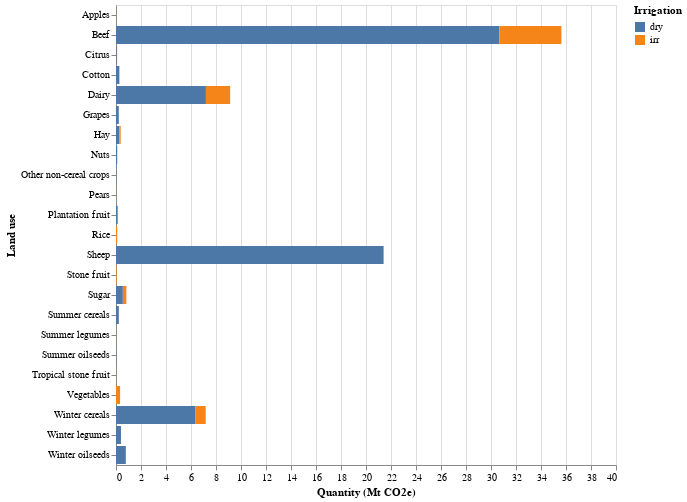

Notebook code for this chart:
### Code cell
# HIDE CODE
# get the df and plot
GHG_lu_lm_df,GHG_lu_lm_plot = ag_lucc_GHG.plot_GHG_lu_lm(2050)
GHG_lu_lm_plot

### Figure 1 — Vega-Lite specification as saved in the notebook (floating-point values rounded to 4 significant figures)
{"config": {"view": {"continuousWidth": 300, "continuousHeight": 300}}, "data": {"name": "data-d788c9c172fcc48cd3364477ec3b8637"}, "mark": {"type": "bar"}, "encoding": {"color": {"field": "Irrigation", "type": "nominal"}, "tooltip": [{"field": "Land use", "title": "Landuse", "type": "ordinal"}, {"field": "Quantity (Mt CO2e)", "title": "GHG emissions (Mt CO2e)", "type": "quantitative"}], "x": {"field": "Quantity (Mt CO2e)", "type": "quantitative"}, "y": {"field": "Land use", "type": "ordinal"}}, "width": 500, "$schema": "https://vega.github.io/schema/vega-lite/v5.15.1.json", "datasets": {"data-d788c9c172fcc48cd3364477ec3b8637": [{"Year": 2050, "Land use category": "Crop", "Land use": "Apples", "Irrigation": "dry", "Quantity (Mt CO2e)": 0.000915}, {"Year": 2050, "Land use category": "Crop", "Land use": "Apples", "Irrigation": "irr", "Quantity (Mt CO2e)": 0.006645}, {"Year": 2050, "Land use category": "Crop", "Land use": "Citrus", "Irrigation": "dry", "Quantity (Mt CO2e)": 0.06585}, {"Year": 2050, "Land use category": "Crop", "Land use": "Citrus", "Irrigation": "irr", "Quantity (Mt CO2e)": 0.02674}, {"Year": 2050, "Land use category": "Crop", "Land use": "Cotton", "Irrigation": "dry", "Quantity (Mt CO2e)": 0.2678}, {"Year": 2050, "Land use category": "Crop", "Land use": "Cotton", "Irrigation": "irr", "Quantity (Mt CO2e)": 0.005303}, {"Year": 2050, "Land use category": "Crop", "Land use": "Grapes", "Irrigation": "dry", "Quantity (Mt CO2e)": 0.2226}, {"Year": 2050, "Land use category": "Crop", "Land use": "Grapes", "Irrigation": "irr", "Quantity (Mt CO2e)": 0.0}, {"Year": 2050, "Land use category": "Crop", "Land use": "Hay", "Irrigation": "dry", "Quantity (Mt CO2e)": 0.2689}, {"Year": 2050, "Land use category": "Crop", "Land use": "Hay", "Irrigation": "irr", "Quantity (Mt CO2e)": 0.1077}, {"Year": 2050, "Land use category": "Crop", "Land use": "Nuts", "Irrigation": "dry", "Quantity (Mt CO2e)": 0.09468}, {"Year": 2050, "Land use category": "Crop", "Land use": "Nuts", "Irrigation": "irr", "Quantity (Mt CO2e)": 0.005948}, {"Year": 2050, "Land use category": "Crop", "Land use": "Other non-cereal crops", "Irrigation": "dry", "Quantity (Mt CO2e)": 0.01924}, {"Year": 2050, "Land use category": "Crop", "Land use": "Other non-cereal crops", "Irrigation": "irr", "Quantity (Mt CO2e)": 0.0}, {"Year": 2050, "Land use category": "Crop", "Land use": "Pears", "Irrigation": "dry", "Quantity (Mt CO2e)": 0.0}, {"Year": 2050, "Land use category": "Crop", "Land use": "Pears", "Irrigation": "irr", "Quantity (Mt CO2e)": 0.005776}, {"Year": 2050, "Land use category": "Crop", "Land use": "Plantation fruit", "Irrigation": "dry", "Quantity (Mt CO2e)": 0.08031}, {"Year": 2050, "Land use category": "Crop", "Land use": "Plantation fruit", "Irrigation": "irr", "Quantity (Mt CO2e)": 0.0836}, {"Year": 2050, "Land use category": "Crop", "Land use": "Rice", "Irrigation": "dry", "Quantity (Mt CO2e)": 0.0}, {"Year": 2050, "Land use category": "Crop", "Land use": "Rice", "Irrigation": "irr", "Quantity (Mt CO2e)": 0.0983}, {"Year": 2050, "Land use category": "Crop", "Land use": "Stone fruit", "Irrigation": "dry", "Quantity (Mt CO2e)": 0.0}, {"Year": 2050, "Land use category": "Crop", "Land use": "Stone fruit", "Irrigation": "irr", "Quantity (Mt CO2e)": 0.05398}, {"Year": 2050, "Land use category": "Crop", "Land use": "Sugar", "Irrigation": "dry", "Quantity (Mt CO2e)": 0.5496}, {"Year": 2050, "Land use category": "Crop", "Land use": "Sugar", "Irrigation": "irr", "Quantity (Mt CO2e)": 0.2766}, {"Year": 2050, "Land use category": "Crop", "Land use": "Summer cereals", "Irrigation": "dry", "Quantity (Mt CO2e)": 0.2267}, {"Year": 2050, "Land use category": "Crop", "Land use": "Summer cereals", "Irrigation": "irr", "Quantity (Mt CO2e)": 0.002398}, {"Year": 2050, "Land use category": "Crop", "Land use": "Summer legumes", "Irrigation": "dry", "Quantity (Mt CO2e)": 0.0}, {"Year": 2050, "Land use category": "Crop", "Land use": "Summer legumes", "Irrigation": "irr", "Quantity (Mt CO2e)": 0.01153}, {"Year": 2050, "Land use category": "Crop", "Land use": "Summer oilseeds", "Irrigation": "dry", "Quantity (Mt CO2e)": 0.01401}, {"Year": 2050, "Land use category": "Crop", "Land use": "Summer oilseeds", "Irrigation": "irr", "Quantity (Mt CO2e)": 0.0}, {"Year": 2050, "Land use category": "Crop", "Land use": "Tropical stone fruit", "Irrigation": "dry", "Quantity (Mt CO2e)": 0.0}, {"Year": 2050, "Land use category": "Crop", "Land use": "Tropical stone fruit", "Irrigation": "irr", "Quantity (Mt CO2e)": 0.01117}, {"Year": 2050, "Land use category": "Crop", "Land use": "Vegetables", "Irrigation": "dry", "Quantity (Mt CO2e)": 0.0}, {"Year": 2050, "Land use category": "Crop", "Land use": "Vegetables", "Irrigation": "irr", "Quantity (Mt CO2e)": 0.3269}, {"Year": 2050, "Land use category": "Crop", "Land use": "Winter cereals", "Irrigation": "dry", "Quantity (Mt CO2e)": 6.361}, {"Year": 2050, "Land use category": "Crop", "Land use": "Winter cereals", "Irrigation": "irr", "Quantity (Mt CO2e)": 0.8131}, {"Year": 2050, "Land use category": "Crop", "Land use": "Winter legumes", "Irrigation": "dry", "Quantity (Mt CO2e)": 0.3978}, {"Year": 2050, "Land use category": "Crop", "Land use": "Winter legumes", "Irrigation": "irr", "Quantity (Mt CO2e)": 0.0}, {"Year": 2050, "Land use category": "Crop", "Land use": "Winter oilseeds", "Irrigation": "dry", "Quantity (Mt CO2e)": 0.7854}, {"Year": 2050, "Land use category": "Crop", "Land use": "Winter oilseeds", "Irrigation": "irr", "Quantity (Mt CO2e)": 0.004143}, {"Year": 2050, "Land use category": "Livestock", "Land use": "Beef", "Irrigation": "dry", "Quantity (Mt CO2e)": 30.66}, {"Year": 2050, "Land use category": "Livestock", "Land use": "Beef", "Irrigation": "irr", "Quantity (Mt CO2e)": 4.969}, {"Year": 2050, "Land use category": "Livestock", "Land use": "Dairy", "Irrigation": "dry", "Quantity (Mt CO2e)": 7.194}, {"Year": 2050, "Land use category": "Livestock", "Land use": "Dairy", "Irrigation": "irr", "Quantity (Mt CO2e)": 1.939}, {"Year": 2050, "Land use category": "Livestock", "Land use": "Sheep", "Irrigation": "dry", "Quantity (Mt CO2e)": 21.41}, {"Year": 2050, "Land use category": "Livestock", "Land use": "Sheep", "Irrigation": "irr", "Quantity (Mt CO2e)": 0.001628}]}}
